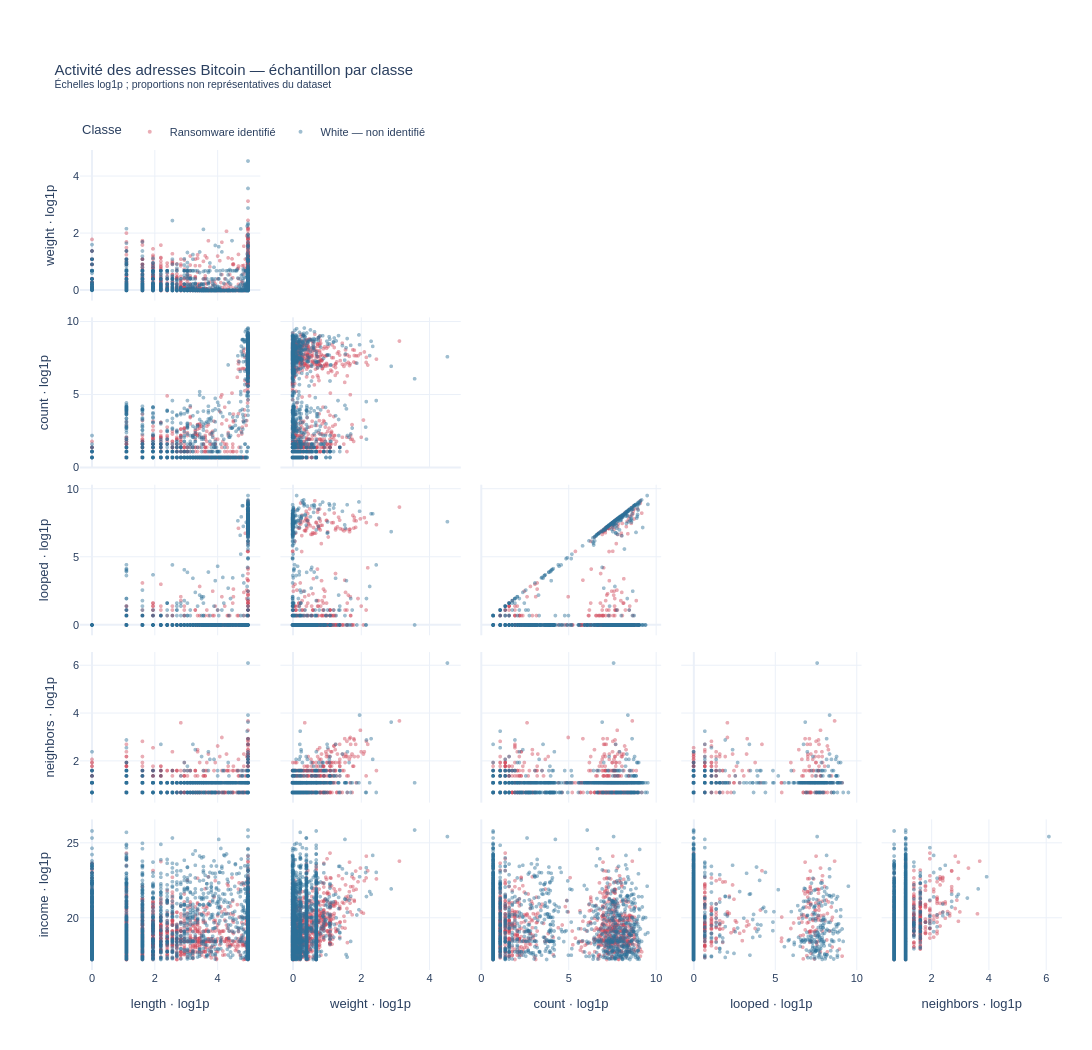

Notebook code for this chart:
### Code cell


### Figure 1 — Plotly figure (JSON) as saved in the notebook; plotly's stock layout.template omitted (floating-point values rounded to 4 significant figures; data arrays with more than 128 entries replaced by an {"elided": "..."} marker saying what was removed)
{"data": [{"customdata": {"elided": "2000x3 mixed values"}, "diagonal": {"visible": false}, "dimensions": [{"axis": {"matches": true}, "label": "length · log1p", "values": {"elided": "2000 float values"}}, {"axis": {"matches": true}, "label": "weight · log1p", "values": {"elided": "2000 float values"}}, {"axis": {"matches": true}, "label": "count · log1p", "values": {"elided": "2000 float values"}}, {"axis": {"matches": true}, "label": "looped · log1p", "values": {"elided": "2000 float values"}}, {"axis": {"matches": true}, "label": "neighbors · log1p", "values": {"elided": "2000 float values"}}, {"axis": {"matches": true}, "label": "income · log1p", "values": {"elided": "2000 float values"}}], "hovertemplate": "<b>%{hovertext}</b><br><br>Classe=Ransomware identifié<br>%{xaxis.title.text}=%{x}<br>%{yaxis.title.text}=%{y}<br>Journée=%{customdata[0]}<br>Étiquette originale=%{customdata[1]}<br>Income brut=%{customdata[2]:,.0f}<extra></extra>", "hovertext": {"elided": "2000 str values"}, "legendgroup": "Ransomware identifié", "marker": {"color": "#D1495B", "line": {"width": 0}, "opacity": 0.45, "size": 4, "symbol": "circle"}, "name": "Ransomware identifié", "showlegend": true, "showupperhalf": false, "type": "splom"}, {"customdata": {"elided": "2000x3 mixed values"}, "diagonal": {"visible": false}, "dimensions": [{"axis": {"matches": true}, "label": "length · log1p", "values": {"elided": "2000 float values"}}, {"axis": {"matches": true}, "label": "weight · log1p", "values": {"elided": "2000 float values"}}, {"axis": {"matches": true}, "label": "count · log1p", "values": {"elided": "2000 float values"}}, {"axis": {"matches": true}, "label": "looped · log1p", "values": {"elided": "2000 float values"}}, {"axis": {"matches": true}, "label": "neighbors · log1p", "values": {"elided": "2000 float values"}}, {"axis": {"matches": true}, "label": "income · log1p", "values": {"elided": "2000 float values"}}], "hovertemplate": "<b>%{hovertext}</b><br><br>Classe=White — non identifié<br>%{xaxis.title.text}=%{x}<br>%{yaxis.title.text}=%{y}<br>Journée=%{customdata[0]}<br>Étiquette originale=%{customdata[1]}<br>Income brut=%{customdata[2]:,.0f}<extra></extra>", "hovertext": {"elided": "2000 str values"}, "legendgroup": "White — non identifié", "marker": {"color": "#2A6F97", "line": {"width": 0}, "opacity": 0.45, "size": 4, "symbol": "circle"}, "name": "White — non identifié", "showlegend": true, "showupperhalf": false, "type": "splom"}], "layout": {"dragmode": "zoom", "font": {"family": "Arial", "size": 11}, "height": 1050, "hovermode": "closest", "legend": {"orientation": "h", "title": {"text": "Classe"}, "tracegroupgap": 0, "x": 0, "y": 1.04}, "margin": {"b": 80, "l": 80, "r": 30, "t": 150}, "title": {"text": "Activité des adresses Bitcoin — échantillon par classe<br><sup>Échelles log1p ; proportions non représentatives du dataset</sup>"}, "width": 1150}}
